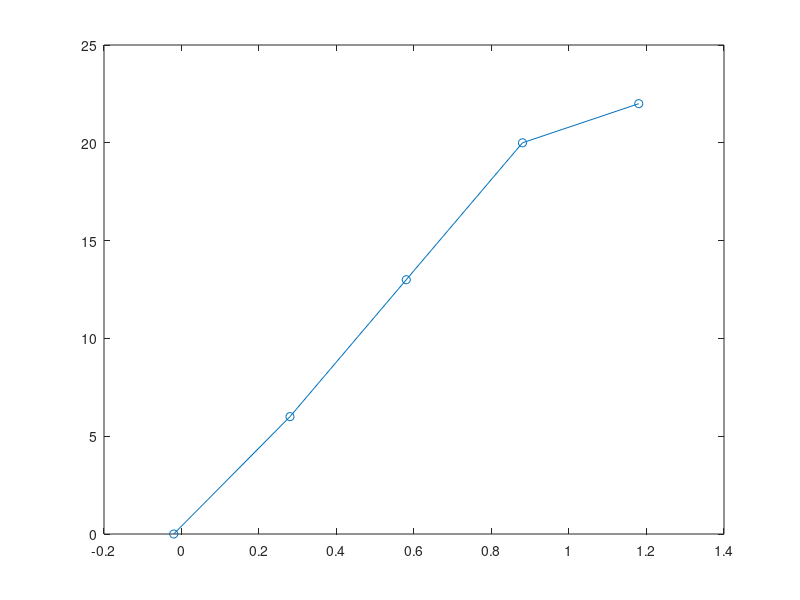

The MATLAB script that drew this image: (Note: this script raises an error after producing the figure.)
clc; clear all; close all;

kDEG_OFFSET = 90;

% Experiments where performed with these trim values, which give zero
% deflection angles:
trim_roll = -0.11;
trim_pitch = -0.03;
trim_yaw = -0.02;

% Max angles
aileron_max_deg = 25;
elevator_max_deg = 25;
rudder_max_deg = 22;

% Amplitudes commanded by me. Actual amplitudes given by PX4 is this +
% trim.
inputs = [0, 0.3, 0.6, 0.9, 1.2];
N_data_points = length(inputs)-1;

% The ampltitudes seems to be cutoff before 1.2 amplitude,
% therefore we remove the last datapoint before LSE

% Rudder
figure
left_rudder_angle_deg = [90, 96, 103, 110, 112] - kDEG_OFFSET; % Measured rudder angles
actual_px4_inputs_rudder = inputs + trim_yaw;

plot(actual_px4_inputs_rudder, left_rudder_angle_deg, '-o'); hold on
yline(rudder_max_deg);
xline(1);

linear_coeffs_yaw = least_squares_est(...
    [ones(1,N_data_points); actual_px4_inputs_rudder(1:end-1)], left_rudder_angle_deg(1:end-1)'...
    );

offset_rudder = linear_coeffs_yaw(1)
linear_term_rudder = linear_coeffs_yaw(2)
plot(actual_px4_inputs_rudder, offset_rudder + actual_px4_inputs_rudder * linear_term_rudder);
title("Rudder")
xlabel("PX4 input")
ylabel("Deflection [deg]")

% Elevator
figure
left_elevator_angle_deg = [90, 97, 105, 113, 115] - kDEG_OFFSET;  % Measured elevator angles
actual_px4_inputs_elevator = inputs + trim_pitch;

plot(actual_px4_inputs_elevator, left_elevator_angle_deg, '-o'); hold on
yline(elevator_max_deg);
xline(1);

linear_coeffs_yaw = least_squares_est(...
    [ones(1,N_data_points); actual_px4_inputs_elevator(1:end-1)], left_elevator_angle_deg(1:end-1)'...
    );

offset_elevator = linear_coeffs_yaw(1)
linear_term_elevator = linear_coeffs_yaw(2)
plot(actual_px4_inputs_elevator, offset_elevator+ actual_px4_inputs_elevator * linear_term_elevator);
title("Elevator")
xlabel("PX4 input")
ylabel("Deflection [deg]")


% Aileron
figure
left_aileron_angle_deg = [90, 99, 107, 115, 115] - kDEG_OFFSET;  % Measured aileron angles
actual_px4_inputs_aileron = inputs + trim_roll;

plot(actual_px4_inputs_aileron, left_aileron_angle_deg, '-o'); hold on
yline(aileron_max_deg);
xline(1);

linear_coeffs_yaw = least_squares_est(...
    [ones(1,N_data_points); actual_px4_inputs_aileron(1:end-1)], left_aileron_angle_deg(1:end-1)'...
    );

offset_aileron = linear_coeffs_yaw(1)
linear_term_aileron = linear_coeffs_yaw(2)
plot(actual_px4_inputs_aileron, offset_aileron + actual_px4_inputs_aileron * linear_term_aileron);
title("Aileron")
xlabel("PX4 input")
ylabel("Deflection [deg]")

% Seems that PX4 saturates at 1.0 input


%% See how this compares with PX4 mixing etc
mixer_elevator_to_tail = 0.8; % From PX4 mixer file
mixer_rudder_to_tail = 0.7; % From PX4 mixer file
yaw_input_to_tail_deg_calc = pitch_input_to_tail_deg / mixer_elevator_to_tail * mixer_rudder_to_tail;